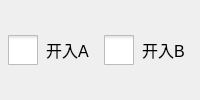
               <widget class="QWidget" name="page_21">
                <layout class="QHBoxLayout" name="horizontalLayout_25">
                 <property name="spacing">
                  <number>0</number>
                 </property>
                 <property name="leftMargin">
                  <number>0</number>
                 </property>
                 <property name="topMargin">
                  <number>0</number>
                 </property>
                 <property name="rightMargin">
                  <number>0</number>
                 </property>
                 <property name="bottomMargin">
                  <number>0</number>
                 </property>
                 <item>
                  <widget class="QCheckBox" name="checkBox_87">
                   <property name="minimumSize">
                    <size>
                     <width>30</width>
                     <height>30</height>
                    </size>
                   </property>
                   <property name="maximumSize">
                    <size>
                     <width>30</width>
                     <height>30</height>
                    </size>
                   </property>
                   <property name="styleSheet">
                    <string notr="true">QCheckBox::indicator {
    width: 30px;
    height: 30px;
}</string>
                   </property>
                   <property name="text">
                    <string/>
                   </property>
                  </widget>
                 </item>
                 <item>
                  <widget class="QLabel" name="label_251">
                   <property name="minimumSize">
                    <size>
                     <width>50</width>
                     <height>30</height>
                    </size>
                   </property>
                   <property name="maximumSize">
                    <size>
                     <width>50</width>
                     <height>30</height>
                    </size>
                   </property>
                   <property name="font">
                    <font>
                     <pointsize>12</pointsize>
                    </font>
                   </property>
                   <property name="text">
                    <string>开入A</string>
                   </property>
                  </widget>
                 </item>
                 <item>
                  <widget class="QCheckBox" name="checkBox_88">
                   <property name="minimumSize">
                    <size>
                     <width>30</width>
                     <height>30</height>
                    </size>
                   </property>
                   <property name="maximumSize">
                    <size>
                     <width>30</width>
                     <height>30</height>
                    </size>
                   </property>
                   <property name="styleSheet">
                    <string notr="true">QCheckBox::indicator {
    width: 30px;
    height: 30px;
}</string>
                   </property>
                   <property name="text">
                    <string/>
                   </property>
                  </widget>
                 </item>
                 <item>
                  <widget class="QLabel" name="label_250">
                   <property name="minimumSize">
                    <size>
                     <width>50</width>
                     <height>30</height>
                    </size>
                   </property>
                   <property name="maximumSize">
                    <size>
                     <width>50</width>
                     <height>30</height>
                    </size>
                   </property>
                   <property name="font">
                    <font>
                     <pointsize>12</pointsize>
                    </font>
                   </property>
                   <property name="text">
                    <string>开入B</string>
                   </property>
                  </widget>
                 </item>
                </layout>
               </widget>
